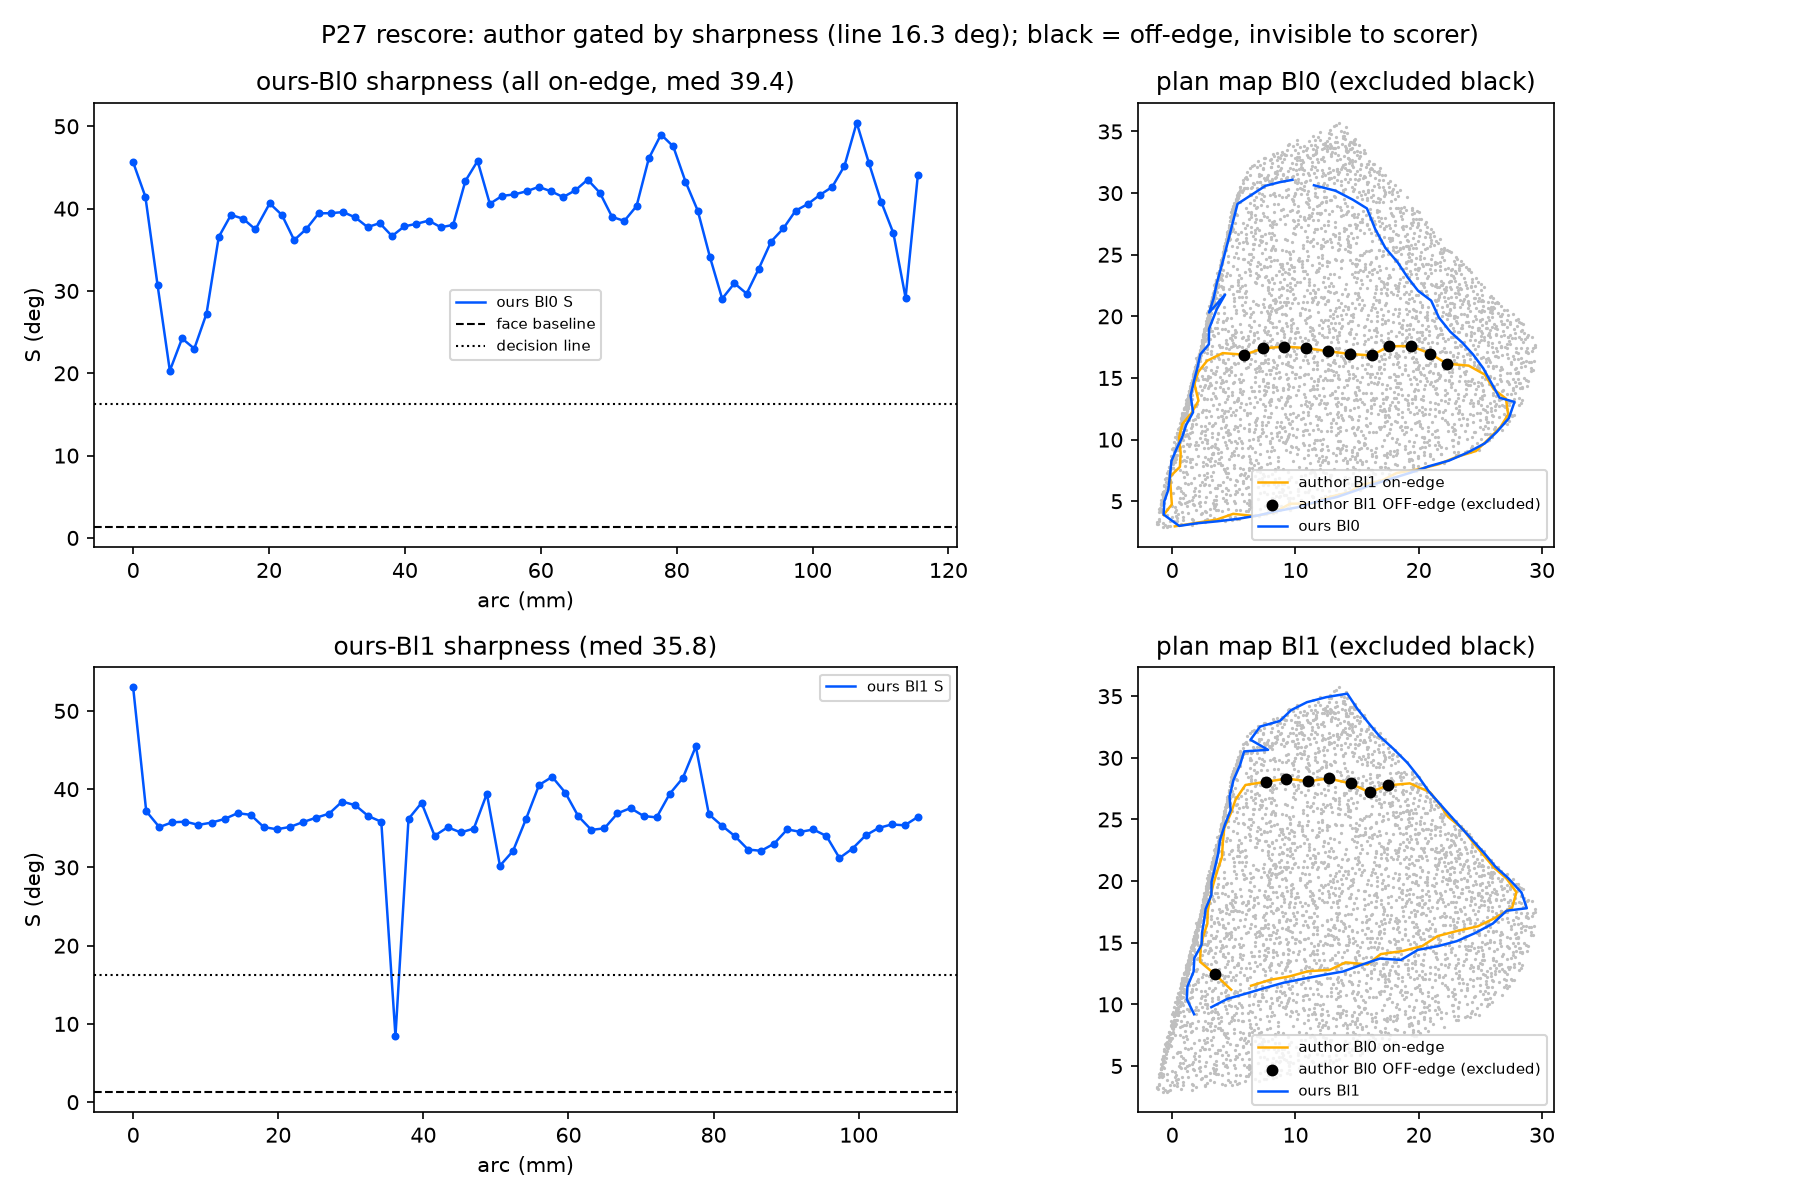

Generate this figure with Python:
import numpy as np
import matplotlib
matplotlib.use('Agg')
import matplotlib.pyplot as plt
import sys
R = 2.0
GOLD, BLUE, BLACK = '#ffae00', '#0057ff', 'black'
D227 = '.scratch/pota227/lanes/'
D225 = '.scratch/pota225/'
CLOUDP = 'artifacts/pota229/Pot_D_Piece_27_Point.pcd'
OUT = '.scratch/pota230/'

def load_pcd_xyz(path, skip=11):
    pts = []
    with open(path) as f:
        for i, line in enumerate(f):
            if i < skip:
                continue
            p = line.split()
            if len(p) >= 3:
                try:
                    pts.append([float(p[0]), float(p[1]), float(p[2])])
                except ValueError:
                    pass
    return np.array(pts)

def load_cloud(path):
    xyz, nrm = [], []
    with open(path) as f:
        for i, line in enumerate(f):
            if i < 11:
                continue
            p = line.split()
            if len(p) >= 6:
                xyz.append([float(p[0]), float(p[1]), float(p[2])])
                nrm.append([float(p[3]), float(p[4]), float(p[5])])
    xyz = np.array(xyz); nrm = np.array(nrm)
    nrm = nrm / np.linalg.norm(nrm, axis=1, keepdims=True)
    return xyz, nrm

ours0 = load_pcd_xyz(D227 + 'Pot_D_Piece_27_Breakline_0.pcd')
ours1 = load_pcd_xyz(D227 + 'Pot_D_Piece_27_Breakline_1.pcd')
auth0 = load_pcd_xyz(D225 + 'Pot_D_Piece_27_Breakline_0_author.pcd')
auth1 = load_pcd_xyz(D225 + 'Pot_D_Piece_27_Breakline_1_author.pcd')
C, N = load_cloud(CLOUDP)
print('cloud', len(C), 'lanes', len(ours0), len(ours1), len(auth0), len(auth1), flush=True)
assert (len(C), len(ours0), len(ours1), len(auth0), len(auth1)) == (83374, 65, 61, 48, 49)

def spread(dots):
    d2 = ((dots[:, None, :] - C[None, :, :]) ** 2).sum(axis=2)
    out = np.full(len(dots), np.nan)
    for i in range(len(dots)):
        m = d2[i] < R * R
        if m.sum() >= 8:
            v = N[m].mean(axis=0)
            out[i] = np.degrees(np.arccos(np.clip(np.linalg.norm(v), 0, 1)))
    return out

def nearest(dots, ref):
    d = np.linalg.norm(dots[:, None, :] - ref[None, :, :], axis=2)
    return d.argmin(axis=1), d.min(axis=1)

# ---- STEP 1: REPRO of 229 (identical code path) ----
rng = np.random.default_rng(229)
all_lanes = np.vstack([ours0, ours1, auth0, auth1])
cand = rng.choice(len(C), 4000, replace=False)
dmin = np.linalg.norm(C[cand][:, None, :] - all_lanes[None, :, :], axis=2).min(axis=1)
interior = cand[dmin > 6.0][:2000]
Sb = spread(C[interior])
base = float(np.nanmedian(Sb))
ni0, dn0 = nearest(ours0, auth1)
ctrl_ours = np.arange(20, 46)
ctrl_auth = np.unique(ni0[20:46])
S_ctrl_ours = spread(ours0[ctrl_ours])
S_ctrl_auth = spread(auth1[ctrl_auth])
mco, mca = float(np.nanmedian(S_ctrl_ours)), float(np.nanmedian(S_ctrl_auth))
LINE = base + 15.0
ctrl_pass = bool((mco >= LINE) and (mca >= LINE))
disp_ours = np.concatenate([np.arange(0, 14), np.arange(52, 65)])
disp_auth = np.unique(ni0[disp_ours])
S_disp_ours = spread(ours0[disp_ours])
S_disp_auth = spread(auth1[disp_auth])
mdo, mda = float(np.nanmedian(S_disp_ours)), float(np.nanmedian(S_disp_auth))
print('REPRO baseline=%.3f (exp 1.294) ctrl=%.2f/%.2f (exp 41.63/41.47) line=%.2f (exp 16.29) disput=%.2f/%.2f (exp 39.22/1.35) pass=%s' % (base, mco, mca, LINE, mdo, mda, ctrl_pass), flush=True)
exp = dict(base=1.2939624557352636, mco=41.63495513189831, mca=41.46665446426134, line=16.293962455735266, mdo=39.22283967437678, mda=1.3501642051729292)
ok = (abs(base-exp['base'])<1e-9 and abs(mco-exp['mco'])<1e-9 and abs(mca-exp['mca'])<1e-9 and abs(LINE-exp['line'])<1e-9 and abs(mdo-exp['mdo'])<1e-9 and abs(mda-exp['mda'])<1e-9 and ctrl_pass)
print('REPRO-CHECK:', 'PASS-EXACT' if ok else 'REPRO-FAIL', flush=True)
if not ok:
    sys.exit(7)
print('control dn0[20:46] max = %.3f' % float(dn0[20:46].max()), flush=True)

# ---- STEP 2: gate FULL author lanes ----
S_a0 = spread(auth0)
S_a1 = spread(auth1)
on0 = ~np.isnan(S_a0) & (S_a0 >= LINE)
on1 = ~np.isnan(S_a1) & (S_a1 >= LINE)
print('AUTH-Bl0 S: med=%.2f on-edge %d/%d (%.1f%%) nan=%d' % (float(np.nanmedian(S_a0)), int(on0.sum()), len(auth0), 100*on0.mean(), int(np.isnan(S_a0).sum())), flush=True)
print('AUTH-Bl1 S: med=%.2f on-edge %d/%d (%.1f%%) nan=%d' % (float(np.nanmedian(S_a1)), int(on1.sum()), len(auth1), 100*on1.mean(), int(np.isnan(S_a1).sum())), flush=True)

def score(ours, auth, onmask, tag):
    ni, dn = nearest(ours, auth)
    med_old = float(np.median(dn)); cov_old = float((dn < 2.0).mean())
    onidx = np.flatnonzero(onmask)
    d_on = np.linalg.norm(ours[:, None, :] - auth[onidx][None, :, :], axis=2).min(axis=1)
    med_new = float(np.median(d_on)); cov_new = float((d_on < 2.0).mean())
    excl = float(1 - onmask.mean())
    print('%s OLD med=%.2f cov=%.1f | NEW med=%.2f cov=%.1f | author-excluded=%.1f%%' % (tag, med_old, 100*cov_old, med_new, 100*cov_new, 100*excl), flush=True)
    return dict(tag=tag, med_old=med_old, cov_old=cov_old, med_new=med_new, cov_new=cov_new, excl=excl, ni=ni, dn=dn, d_on=d_on)

# slots per 209: fB0<->oB1, fB1<->oB0
rA = score(ours0, auth1, on1, 'ours-Bl0 vs auth-Bl1(matched)')
rB = score(ours1, auth0, on0, 'ours-Bl1 vs auth-Bl0(matched)')
# slot sanity (naive pairs should sit at wall thickness)
for nm, o, a in [('ours-Bl0 vs auth-Bl0(naive)', ours0, auth0), ('ours-Bl1 vs auth-Bl1(naive)', ours1, auth1)]:
    _, dd = nearest(o, a)
    print('%s med=%.2f cov=%.1f' % (nm, float(np.median(dd)), 100*float((dd<2).mean())), flush=True)

# ---- STEP 3: our dots opposite excluded segments ----
S_o0 = spread(ours0); S_o1 = spread(ours1)
exclA = ~on1[rA['ni']]   # ours-Bl0 dots whose nearest auth-Bl1 dot is off-edge
exclB = ~on0[rB['ni']]
for tag, S, ex in [('ours-Bl0 in excluded zones', S_o0, exclA), ('ours-Bl1 in excluded zones', S_o1, exclB)]:
    v = S[ex]
    print('%s: n=%d medS=%.2f (>=line %d/%d, nan=%d) -> %s' % (tag, int(ex.sum()), float(np.nanmedian(v)) if ex.sum() else float('nan'), int(((v>=LINE)).sum()) if ex.sum() else 0, int(ex.sum()), int(np.isnan(v).sum()) if ex.sum() else 0, 'ON-EDGE' if ex.sum() and float(np.nanmedian(v))>=LINE else 'OFF-EDGE'), flush=True)

np.savetxt(OUT+'p230_numbers.csv', np.array([[base, mco, mca, LINE, mdo, mda]]), delimiter=',', header='baseline,ctrl_ours,ctrl_auth,line,disputed_ours,disputed_auth', comments='')
with open(OUT+'p230_S_author.csv','w') as f:
    f.write('lane,idx,S,onedge\n')
    for i in range(len(auth0)):
        f.write('Bl0,%d,%.6f,%d\n' % (i, S_a0[i], int(on0[i])))
    for i in range(len(auth1)):
        f.write('Bl1,%d,%.6f,%d\n' % (i, S_a1[i], int(on1[i])))
with open(OUT+'p230_S_ours.csv','w') as f:
    f.write('lane,idx,S\n')
    for i in range(len(ours0)):
        f.write('Bl0,%d,%.6f\n' % (i, S_o0[i]))
    for i in range(len(ours1)):
        f.write('Bl1,%d,%.6f\n' % (i, S_o1[i]))
with open(OUT+'p230_rescore.csv','w') as f:
    f.write('lane,med_old,cov_old,med_new,cov_new,author_excluded\n')
    for r in (rA, rB):
        f.write('%s,%.4f,%.4f,%.4f,%.4f,%.4f\n' % (r['tag'], r['med_old'], r['cov_old'], r['med_new'], r['cov_new'], r['excl']))

# ---- picture: 2 rows (one per matched pair): profile + map; gold/blue/black only ----
arc0 = np.concatenate([[0], np.cumsum(np.linalg.norm(np.diff(ours0, axis=0), axis=1))])
arc1 = np.concatenate([[0], np.cumsum(np.linalg.norm(np.diff(ours1, axis=0), axis=1))])
S_all_o0 = S_o0; S_all_o1 = S_o1
fig, ax = plt.subplots(2, 2, figsize=(12, 8))
# row 0: ours-Bl0 vs auth-Bl1
a = ax[0,0]
a.plot(arc0, S_all_o0, color=BLUE, lw=1.2, label='ours Bl0 S')
a.scatter(arc0, S_all_o0, color=BLUE, s=8, zorder=4)
a.axhline(base, color=BLACK, ls='--', lw=1, label='face baseline')
a.axhline(LINE, color=BLACK, ls=':', lw=1, label='decision line')
a.set_ylabel('S (deg)'); a.set_xlabel('arc (mm)'); a.legend(fontsize=7); a.set_title('ours-Bl0 sharpness (all on-edge, med %.1f)' % float(np.nanmedian(S_all_o0)))
m = ax[0,1]
m.scatter(C[::20, 0], C[::20, 1], s=0.3, c='0.75')
m.plot(auth1[:,0], auth1[:,1], color=GOLD, lw=1.2, label='author Bl1 on-edge')
off1 = np.flatnonzero(~on1)
m.scatter(auth1[off1,0], auth1[off1,1], s=22, c=BLACK, zorder=5, label='author Bl1 OFF-edge (excluded)')
m.plot(ours0[:,0], ours0[:,1], color=BLUE, lw=1.2, label='ours Bl0')
m.set_aspect('equal'); m.legend(fontsize=7); m.set_title('plan map Bl0 (excluded black)')
# row 1: ours-Bl1 vs auth-Bl0
a = ax[1,0]
a.plot(arc1, S_all_o1, color=BLUE, lw=1.2, label='ours Bl1 S')
a.scatter(arc1, S_all_o1, color=BLUE, s=8, zorder=4)
a.axhline(base, color=BLACK, ls='--', lw=1)
a.axhline(LINE, color=BLACK, ls=':', lw=1)
a.set_ylabel('S (deg)'); a.set_xlabel('arc (mm)'); a.legend(fontsize=7); a.set_title('ours-Bl1 sharpness (med %.1f)' % float(np.nanmedian(S_all_o1)))
m = ax[1,1]
m.scatter(C[::20, 0], C[::20, 1], s=0.3, c='0.75')
m.plot(auth0[:,0], auth0[:,1], color=GOLD, lw=1.2, label='author Bl0 on-edge')
off0 = np.flatnonzero(~on0)
m.scatter(auth0[off0,0], auth0[off0,1], s=22, c=BLACK, zorder=5, label='author Bl0 OFF-edge (excluded)')
m.plot(ours1[:,0], ours1[:,1], color=BLUE, lw=1.2, label='ours Bl1')
m.set_aspect('equal'); m.legend(fontsize=7); m.set_title('plan map Bl1 (excluded black)')
fig.suptitle('P27 rescore: author gated by sharpness (line %.1f deg); black = off-edge, invisible to scorer)' % LINE)
fig.tight_layout()
fig.savefig(OUT+'p230_rescore.png', dpi=150)
print('saved p230 outputs', flush=True)
